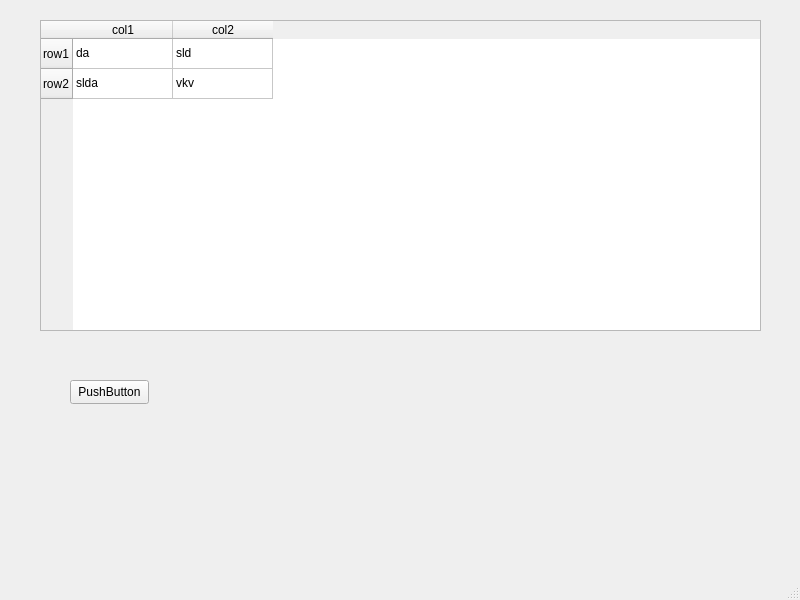
<?xml version="1.0" encoding="UTF-8"?>
<ui version="4.0">
 <class>MainWindow</class>
 <widget class="QMainWindow" name="MainWindow">
  <property name="geometry">
   <rect>
    <x>0</x>
    <y>0</y>
    <width>800</width>
    <height>600</height>
   </rect>
  </property>
  <property name="windowTitle">
   <string>MainWindow</string>
  </property>
  <widget class="QWidget" name="centralwidget">
   <widget class="QTableWidget" name="tableWidget">
    <property name="geometry">
     <rect>
      <x>40</x>
      <y>20</y>
      <width>721</width>
      <height>311</height>
     </rect>
    </property>
    <row>
     <property name="text">
      <string>row1</string>
     </property>
    </row>
    <row>
     <property name="text">
      <string>row2</string>
     </property>
    </row>
    <column>
     <property name="text">
      <string>col1</string>
     </property>
    </column>
    <column>
     <property name="text">
      <string>col2</string>
     </property>
    </column>
    <item row="0" column="0">
     <property name="text">
      <string>da</string>
     </property>
    </item>
    <item row="0" column="1">
     <property name="text">
      <string>sld</string>
     </property>
    </item>
    <item row="1" column="0">
     <property name="text">
      <string>slda</string>
     </property>
    </item>
    <item row="1" column="1">
     <property name="text">
      <string>vkv</string>
     </property>
    </item>
   </widget>
   <widget class="QPushButton" name="pushButton">
    <property name="geometry">
     <rect>
      <x>70</x>
      <y>380</y>
      <width>79</width>
      <height>24</height>
     </rect>
    </property>
    <property name="text">
     <string>PushButton</string>
    </property>
   </widget>
  </widget>
  <widget class="QMenuBar" name="menubar">
   <property name="geometry">
    <rect>
     <x>0</x>
     <y>0</y>
     <width>800</width>
     <height>19</height>
    </rect>
   </property>
  </widget>
  <widget class="QStatusBar" name="statusbar"/>
 </widget>
 <resources/>
 <connections/>
</ui>
